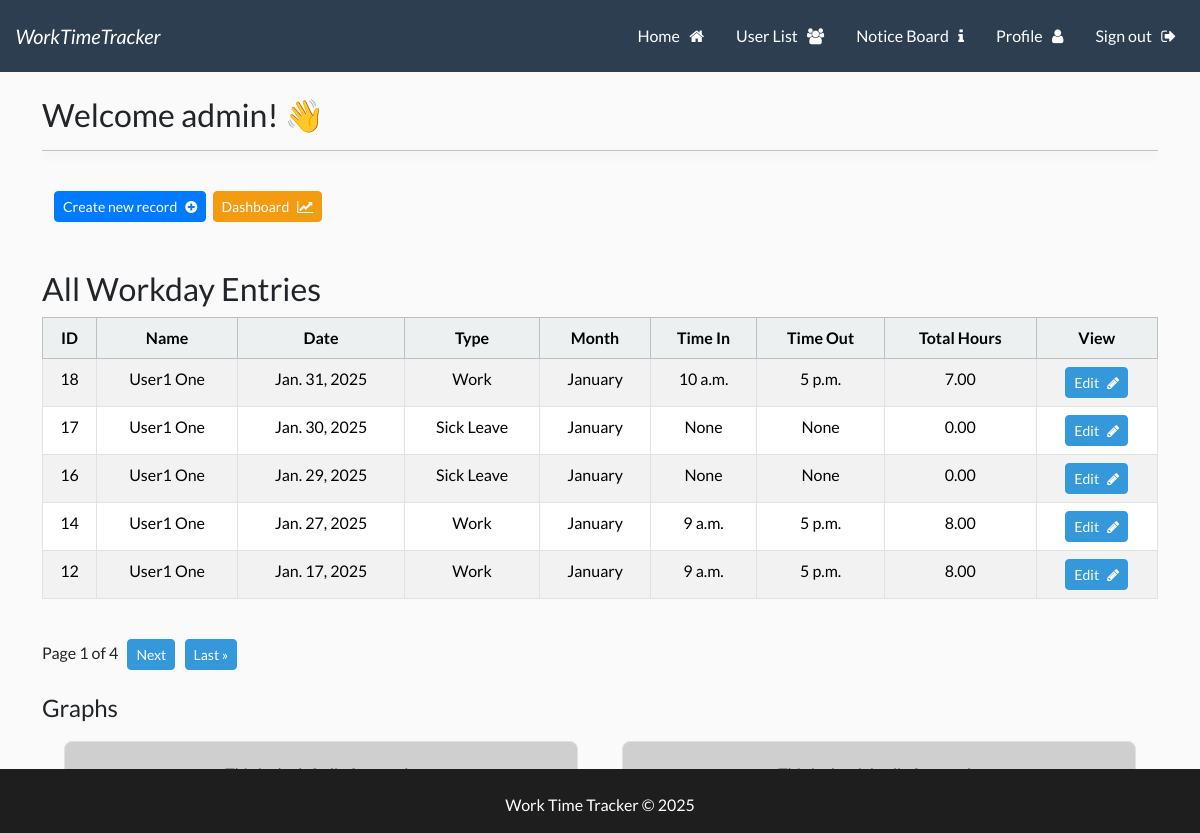
/wttapp (signed in), run on an earlier commit of the app's database.
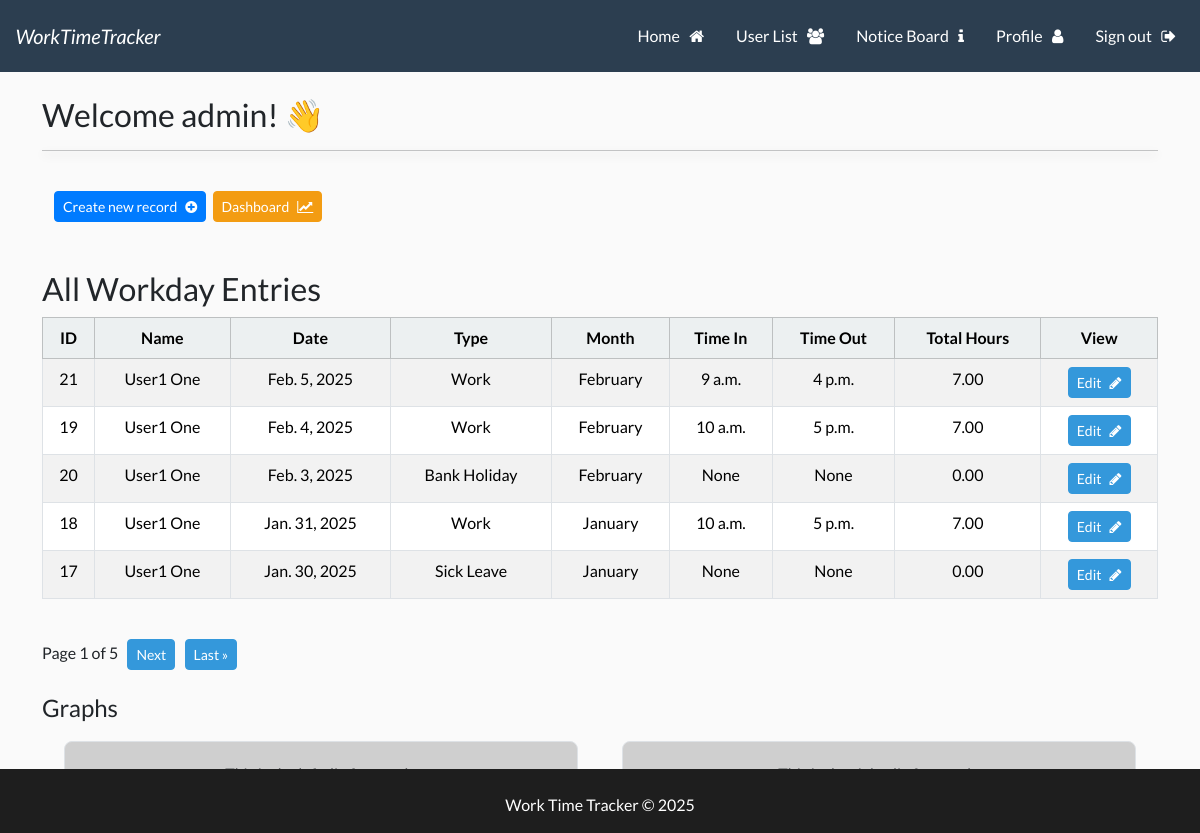
And on a later commit of the database.
### wttapp/models.py (models this page shows, shortened)
class Workday(models.Model):
    user = models.ForeignKey(User, related_name='user_workdays', on_delete=models.CASCADE)
    WORKDAY_TYPE_CHOICES = [
        ('Work', 'Work'),
        ('Sick Leave', 'Sick Leave'),
        ('Annual Leave', 'Annual Leave'),
        ('Bank Holiday', 'Bank Holiday'),
    ]
    MONTH_CHOICES = [
        ('January', 'January'),
        ('February', 'February'),
        ('March', 'March'),
        ('April', 'April'),
        ('May', 'May'),
        ('June', 'June'),
        ('July', 'July'),
        ('August', 'August'),
        ('September', 'September'),
        ('October', 'October'),
        ('November', 'November'),
        ('December', 'December'),
    ]
    id = models.AutoField(primary_key=True)
    date = models.DateField()
    year = models.IntegerField(default=datetime.now().year)
    month = models.CharField(
        max_length=20,
        choices=MONTH_CHOICES,
        default=get_current_month,
    )
    workday_type = models.CharField(
        max_length=20,
        choices=WORKDAY_TYPE_CHOICES,
        default='Work',
    )
    time_in = models.TimeField(blank=True, null=True)
    time_out = models.TimeField(blank=True, null=True)
    @property
    def total_hours(self):
        if self.time_in and self.time_out:
            time_in_dt = datetime.combine(date.today(), self.time_in)
            time_out_dt = datetime.combine(date.today(), self.time_out)
            time_diff = time_out_dt - time_in_dt
            return time_diff.total_seconds() / 3600  # Convert seconds to hours
        return 0

### UserLogin/models.py (models this page shows, shortened)
class UserProfile(models.Model):
    user = models.OneToOneField(User, related_name='user_profile', on_delete=models.CASCADE)
    username = models.CharField(max_length=150, editable=False)  # Automatically populated
    firstname = models.CharField(max_length=30, null=False, editable=True)  # Automatically populated
    lastname = models.CharField(max_length=150, null=False, editable=True)  # Automatically populated
    email = models.EmailField(null=True, editable=True)  # Automatically populated
    emergency_contact = models.CharField(max_length=100, blank=True, null=True, help_text="Emergency contact name and number.")
    manager_name = models.ForeignKey(
        User,
        related_name='user_manager',
        on_delete=models.SET_NULL,
        blank=True,
        null=True,
    )
    POSITION_CHOICES = [
        ('Staff', 'Staff'),
        ('Manager', 'Manager'),
        ('System Admin', 'System Admin'),
    ]
    position = models.CharField(
        max_length=20,
        choices=POSITION_CHOICES,
        default='Staff',
        help_text="This can be edited by your manager or System admin."
    )
    STATUS_CHOICES = [
        ('Active', 'Active'),
        ('Former', 'Former'),
    ]
    status = models.CharField(
        max_length=10,
        choices=STATUS_CHOICES,
        default='Active',
        help_text="User status (Active or Former)."
    )
    profile_picture = models.ImageField(upload_to='profile_pictures', blank=True, null=True)

### wttapp/views.py (the view)
# urls.py: 2. Add a URL to urlpatterns:  path('', views.home, name='home')
@login_required
def home(request):
    user_profile = UserProfile.objects.get(user=request.user)
    if user_profile.status == 'Active' and user_profile.position in ['System Admin', 'Manager']:
        records_list = Workday.objects.select_related('user__user_profile').all().order_by('-date')  # Show all records
    else:
        records_list = Workday.objects.select_related('user__user_profile').filter(user=request.user).order_by('-date')  # Show only the user's records
    paginator = Paginator(records_list, 5)  # Show 5 records per page
    page = request.GET.get('page', 1)  # Get the current page number from the request
    try:
        records = paginator.page(page)
    except PageNotAnInteger:
        records = paginator.page(1)
    except EmptyPage:
        records = paginator.page(paginator.num_pages)
    return render(request, 'wttapp/home.html', {'records': records, 'user_profile': user_profile})

### templates/wttapp/home.html (shortened to what this page needs)
{% extends 'base.html' %}
{% load static %}
{% block content %}
<h3> Welcome {{user}}! 👋 </h3>
<hr>
<br>
<div class="container-fluid">
    <div class="row">
        <div class="col-md-6 col-12">
                <a class="btn btn-primary btn-sm" href="{% url 'create_record' %}">Create new record &nbsp; <i class="fa fa-plus-circle" aria-hidden="true"></i></a>&nbsp;
                <a class="btn btn-warning btn-sm ml-auto" href="{% url 'dashboard' %}">Dashboard &nbsp; <i class="fa fa-line-chart" aria-hidden="true"></i></a>
        </div>
    </div>
</div>
<br><br>
{% if user_profile.status == 'Active' and user_profile.position in 'System Admin Manager' %}
    <h3>All Workday Entries</h3>
{% else %}
    <h3>Your Workday Entries</h3>
{% endif %}
<table class="table table-hover table-striped  table-bordered text-center">
    <thead class="table-light">
        <tr>
            <th scope="col">ID</th>
            <th scope="col">Name</th>
            <th scope="col">Date</th>
            <th scope="col">Type</th>
            <th scope="col">Month</th>
            <th scope="col">Time In</th>
            <th scope="col">Time Out</th>
            <th scope="col">Total Hours</th>
            <th scope="col">View</th>
        </tr>
    </thead>
    <tbody>
        {% if records %}
        {% for record in records %}
        <tr>
            <td>{{ record.id }}</td>
            <td>{{ record.user.user_profile.firstname }} {{ record.user.user_profile.lastname }} </td>
            <td>{{ record.date }}</td>
            <td>{{ record.get_workday_type_display }}</td>
            <td>{{ record.get_month_display }}</td>
            <td>{{ record.time_in }}</td>
            <td>{{ record.time_out }}</td>
            <td>{{ record.total_hours|floatformat:2 }}</td>
            <td>
                <a href="{% url 'edit_workday' record.id %}" class="btn btn-info btn-sm">Edit &nbsp; <i class="fa fa-pencil" aria-hidden="true"></i></a>
        </tr>
        {% endfor %}
        {% endif %}
    </tbody>
</table>
<br>
<div class="pagination">
    <span class="step-links">
        <span class="current">
            Page {{ records.number }} of {{ records.paginator.num_pages }} &nbsp;
        </span>
        {% if records.has_next %}
        <a class="btn btn-info btn-sm btn-secondary" href="?page={{ records.next_page_number }}">Next</a> &nbsp;
        <a class="btn btn-info btn-sm btn-secondary" href="?page={{ records.paginator.num_pages }}">Last &raquo;</a>
        {% endif %}
    </span>
</div>
<br>
<h4>Graphs</h4>
<div class="container-fluid">
    <div class="row">
        <div class="col-md-6 col-12">
            <div class="custom-div">
                <p class="text-muted">This is the left div for graph.</p>
            </div>
        </div>
        <div class="col-md-6 col-12">
            <div class="custom-div">
                <p class="text-muted">This is the right div for pragh. </p>
            </div>
        </div>
    </div>
</div>
{% endblock %}

What changed in the data, as far as the page shows it:
no longer on this page (row unchanged): Workday: id "16", user.user_profile.firstname "User1", user.user_profile.lastname "One", date "Jan. 29, 2025", workday_type "Sick Leave", month "January", time_in "None", time_out "None", total_hours "0.00"
no longer on this page (row unchanged): Workday: id "14", user.user_profile.firstname "User1", user.user_profile.lastname "One", date "Jan. 27, 2025", workday_type "Work", month "January", time_in "9 a.m.", time_out "5 p.m.", total_hours "8.00"
no longer on this page (row unchanged): Workday: id "12", user.user_profile.firstname "User1", user.user_profile.lastname "One", date "Jan. 17, 2025", workday_type "Work", month "January", time_in "9 a.m.", time_out "5 p.m.", total_hours "8.00"
added Workday: id "21", user.user_profile.firstname "User1", user.user_profile.lastname "One", date "Feb. 5, 2025", workday_type "Work", month "February", time_in "9 a.m.", time_out "4 p.m.", total_hours "7.00"
added Workday: id "19", user.user_profile.firstname "User1", user.user_profile.lastname "One", date "Feb. 4, 2025", workday_type "Work", month "February", time_in "10 a.m.", time_out "5 p.m.", total_hours "7.00"
added Workday: id "20", user.user_profile.firstname "User1", user.user_profile.lastname "One", date "Feb. 3, 2025", workday_type "Bank Holiday", month "February", time_in "None", time_out "None", total_hours "0.00"
Also different on the page:
{{ records.paginator.num_pages }}: "4" → "5"
